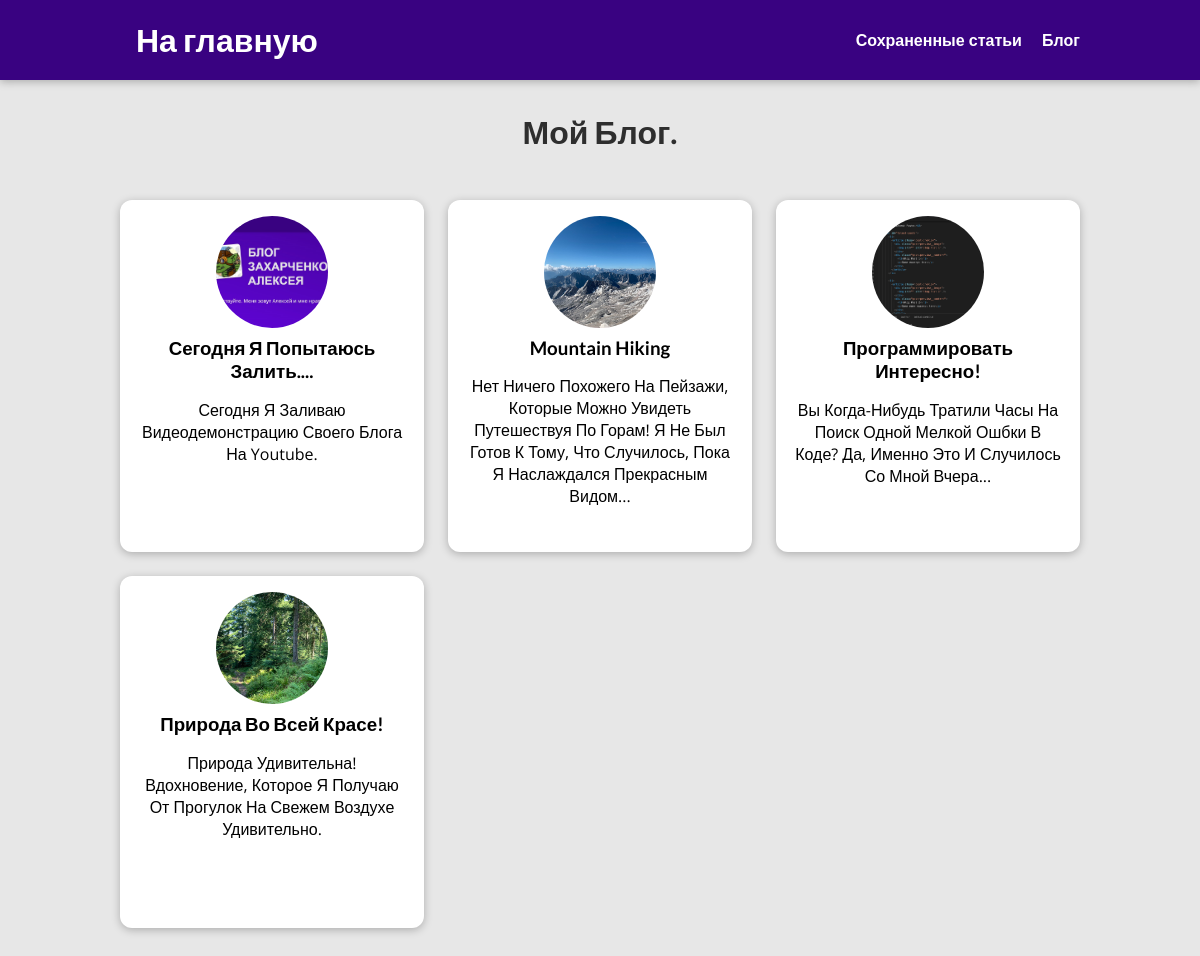
Page /blog on the committed database.
### blog/models.py (models this page shows, shortened)
class Post(models.Model):
    author = models.ForeignKey(Author,null=True, on_delete=models.SET_NULL, related_name="posts")
    tag = models.ManyToManyField(Tag)
    title = models.CharField(max_length=150)
    excerpt = models.CharField(max_length=300)
    image = models.ImageField(upload_to = 'images', null = True)
    date = models.DateField(auto_now=True)
    slug = models.SlugField(unique=True, db_index=True)
    content = models.TextField(validators=[MinLengthValidator(10)])

### blog/views.py (the view)
# urls.py: path('blog', views.blog.as_view(), name = "blog"),
class blog(ListView):
    template_name = "blog/posts.html"
    model = Post
    ordering = ['-date']
    context_object_name = 'blog'

### blog/templates/blog/posts.html (shortened to what this page needs)
{% extends "base.html" %}
{% load static %}
{% block css %}
    <link rel="stylesheet" href=" {% static 'blog/post.css' %} ">
    <link rel="stylesheet" href="{%static 'blog/posts.css'%}">
{% endblock  %}
{% block body %}
    <section id='all-posts'>
        <h2>Мой Блог.</h2>
        <ul>
            {% for post in blog  %}
                {% include "blog/includes/post_preview.html" %}
            {% endfor %}
        </ul>
    </section>
{% endblock %}

### blog/templates/blog/includes/post_preview.html
<li>
    <article class="post">
        <a href="{% url 'article' post.slug %}">
            <img src="{{ post.image.url }}" alt="{{post.title |title}}" />
            <div class="post__content">
                <h3>{{ post.title | title}}</h3>
                <p>{{ post.excerpt |title}}
                </p>
            </div>
        </a>
    </article>
</li>

### static/base.css (style rules this page uses)
* { box-sizing: border-box; }
html { font-family: 'Open Sans', 'Lato', sans-serif; }
body { margin: 0; }
h1, h2, h3 { font-family: 'Lato', sans-serif; font-weight: bold; }

### blog/static/blog/post.css (style rules this page uses)
body { background-color: #e7e7e7; }
.post { display: flex; flex-direction: column; align-items: center; text-align: center; }
.post a { text-decoration: none; color: black; transition: all 0.2s ease; padding: 1rem; }
.post img { width: 5rem; }
.post img { width: 5rem; height: 5rem; object-fit: cover; border-radius: 50%; }
.post h3 { margin: 0.25rem 0; }

### blog/static/blog/posts.css (style rules this page uses)
body { background-color: #e7e7e7; }
#all-posts { margin: 7rem auto; width: 90%; max-width: 60rem; }
#all-posts h2 { text-align: center; font-size: 2rem; color: #2e2e2e; margin: 3rem 0; }
ul { list-style: none; margin: 0; padding: 0; display: grid; grid-template-columns: repeat(auto-fill, minmax(17rem, 1fr)); gap: 1.5rem; }
.post img { width: 7rem; height: 7rem; }
.post a { height: 22rem; transform-origin: center; box-shadow: 0 2px 8px rgba(0, 0, 0, 0.25); border-radius: 12px; background-color: white; }

### rows in the picture
Post: image (picture), title "Сегодня Я Попытаюсь Залить....", excerpt "Сегодня Я Заливаю Видеодемонстрацию Своего Блога На Youtube."
Post: image (picture), title "Mountain Hiking", excerpt "Нет Ничего Похожего На Пейзажи, Которые Можно Увидеть Путешествуя По Горам! Я Не Был Готов К Тому, Что Случилось, Пока Я Наслаждался Прекрасным Видом..."
Post: image (picture), title "Программировать Интересно!", excerpt "Вы Когда-Нибудь Тратили Часы На Поиск Одной Мелкой Ошбки В Коде? Да, Именно Это И Случилось Со Мной Вчера..."
Post: image (picture), title "Природа Во Всей Красе!", excerpt "Природа Удивительна! Вдохновение, Которое Я Получаю От Прогулок На Свежем Воздухе Удивительно."
